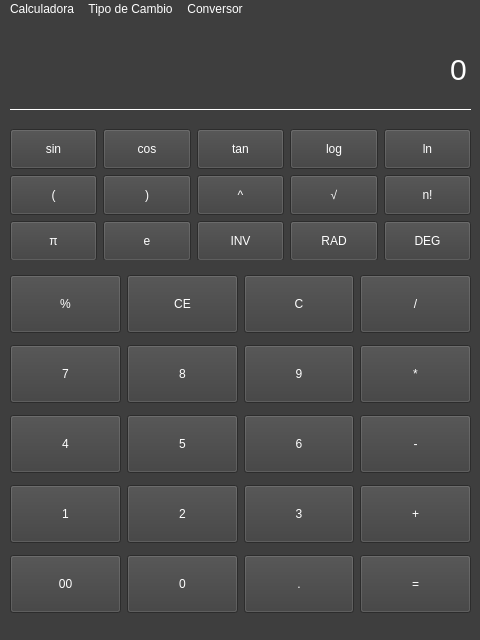
<?xml version="1.0" encoding="UTF-8"?>
<ui version="4.0">
 <class>MainWindow</class>
 <widget class="QMainWindow" name="MainWindow">
  <property name="geometry">
   <rect>
    <x>0</x>
    <y>0</y>
    <width>480</width>
    <height>640</height>
   </rect>
  </property>
  <property name="windowTitle">
   <string>MainWindow</string>
  </property>
  <property name="styleSheet">
   <string notr="true">QWidget{
background-color: #3e3e3e;
color: #fff;

}

QPushButton{
	height: 50px;
}</string>
  </property>
  <widget class="QWidget" name="centralwidget">
   <widget class="QLineEdit" name="screen">
    <property name="geometry">
     <rect>
      <x>10</x>
      <y>10</y>
      <width>461</width>
      <height>81</height>
     </rect>
    </property>
    <property name="styleSheet">
     <string notr="true">border: none;
border-bottom: 1px solid #fff;

font-size: 30px;
</string>
    </property>
    <property name="text">
     <string>0</string>
    </property>
    <property name="alignment">
     <set>Qt::AlignRight|Qt::AlignTrailing|Qt::AlignVCenter</set>
    </property>
   </widget>
   <widget class="QWidget" name="gridLayoutWidget">
    <property name="geometry">
     <rect>
      <x>10</x>
      <y>250</y>
      <width>461</width>
      <height>351</height>
     </rect>
    </property>
    <layout class="QGridLayout" name="grid_basic">
     <item row="0" column="1">
      <widget class="QPushButton" name="pushButton_2">
       <property name="text">
        <string>CE</string>
       </property>
      </widget>
     </item>
     <item row="3" column="2">
      <widget class="QPushButton" name="btn_3">
       <property name="text">
        <string>3</string>
       </property>
      </widget>
     </item>
     <item row="1" column="0">
      <widget class="QPushButton" name="btn_7">
       <property name="text">
        <string>7</string>
       </property>
      </widget>
     </item>
     <item row="0" column="0">
      <widget class="QPushButton" name="pushButton">
       <property name="text">
        <string>%</string>
       </property>
      </widget>
     </item>
     <item row="1" column="1">
      <widget class="QPushButton" name="btn_8">
       <property name="text">
        <string>8</string>
       </property>
      </widget>
     </item>
     <item row="1" column="2">
      <widget class="QPushButton" name="btn_9">
       <property name="text">
        <string>9</string>
       </property>
      </widget>
     </item>
     <item row="0" column="3">
      <widget class="QPushButton" name="pushButton_4">
       <property name="text">
        <string>/</string>
       </property>
      </widget>
     </item>
     <item row="3" column="0">
      <widget class="QPushButton" name="btn_1">
       <property name="text">
        <string>1</string>
       </property>
      </widget>
     </item>
     <item row="1" column="3">
      <widget class="QPushButton" name="pushButton_8">
       <property name="text">
        <string>*</string>
       </property>
      </widget>
     </item>
     <item row="3" column="3">
      <widget class="QPushButton" name="pushButton_16">
       <property name="text">
        <string>+</string>
       </property>
      </widget>
     </item>
     <item row="2" column="0">
      <widget class="QPushButton" name="btn_4">
       <property name="text">
        <string>4</string>
       </property>
      </widget>
     </item>
     <item row="2" column="2">
      <widget class="QPushButton" name="btn_6">
       <property name="text">
        <string>6</string>
       </property>
      </widget>
     </item>
     <item row="3" column="1">
      <widget class="QPushButton" name="btn_2">
       <property name="text">
        <string>2</string>
       </property>
      </widget>
     </item>
     <item row="2" column="3">
      <widget class="QPushButton" name="pushButton_12">
       <property name="text">
        <string>-</string>
       </property>
      </widget>
     </item>
     <item row="2" column="1">
      <widget class="QPushButton" name="btn_5">
       <property name="text">
        <string>5</string>
       </property>
      </widget>
     </item>
     <item row="0" column="2">
      <widget class="QPushButton" name="btn_C">
       <property name="text">
        <string>C</string>
       </property>
      </widget>
     </item>
     <item row="4" column="0">
      <widget class="QPushButton" name="btn_00">
       <property name="text">
        <string>00</string>
       </property>
      </widget>
     </item>
     <item row="4" column="1">
      <widget class="QPushButton" name="btn_0">
       <property name="text">
        <string>0</string>
       </property>
      </widget>
     </item>
     <item row="4" column="2">
      <widget class="QPushButton" name="btn_dot">
       <property name="text">
        <string>.</string>
       </property>
      </widget>
     </item>
     <item row="4" column="3">
      <widget class="QPushButton" name="pushButton_20">
       <property name="text">
        <string>=</string>
       </property>
      </widget>
     </item>
    </layout>
   </widget>
   <widget class="QWidget" name="gridLayoutWidget_2">
    <property name="geometry">
     <rect>
      <x>10</x>
      <y>110</y>
      <width>461</width>
      <height>131</height>
     </rect>
    </property>
    <layout class="QGridLayout" name="grid_advance">
     <item row="0" column="4">
      <widget class="QPushButton" name="pushButton_25">
       <property name="text">
        <string>ln</string>
       </property>
      </widget>
     </item>
     <item row="0" column="0">
      <widget class="QPushButton" name="pushButton_21">
       <property name="text">
        <string>sin</string>
       </property>
      </widget>
     </item>
     <item row="1" column="3">
      <widget class="QPushButton" name="pushButton_29">
       <property name="text">
        <string>√</string>
       </property>
      </widget>
     </item>
     <item row="1" column="4">
      <widget class="QPushButton" name="pushButton_30">
       <property name="text">
        <string>n!</string>
       </property>
      </widget>
     </item>
     <item row="0" column="1">
      <widget class="QPushButton" name="pushButton_22">
       <property name="text">
        <string>cos</string>
       </property>
      </widget>
     </item>
     <item row="1" column="2">
      <widget class="QPushButton" name="pushButton_28">
       <property name="text">
        <string>^</string>
       </property>
      </widget>
     </item>
     <item row="3" column="0">
      <widget class="QPushButton" name="pushButton_31">
       <property name="text">
        <string>π</string>
       </property>
      </widget>
     </item>
     <item row="1" column="1">
      <widget class="QPushButton" name="pushButton_27">
       <property name="text">
        <string>)</string>
       </property>
      </widget>
     </item>
     <item row="1" column="0">
      <widget class="QPushButton" name="pushButton_26">
       <property name="text">
        <string>(</string>
       </property>
      </widget>
     </item>
     <item row="3" column="2">
      <widget class="QPushButton" name="pushButton_33">
       <property name="text">
        <string>INV</string>
       </property>
      </widget>
     </item>
     <item row="0" column="2">
      <widget class="QPushButton" name="pushButton_23">
       <property name="text">
        <string>tan</string>
       </property>
      </widget>
     </item>
     <item row="3" column="1">
      <widget class="QPushButton" name="pushButton_32">
       <property name="text">
        <string>e</string>
       </property>
      </widget>
     </item>
     <item row="3" column="3">
      <widget class="QPushButton" name="pushButton_34">
       <property name="text">
        <string>RAD</string>
       </property>
      </widget>
     </item>
     <item row="3" column="4">
      <widget class="QPushButton" name="pushButton_35">
       <property name="text">
        <string>DEG</string>
       </property>
      </widget>
     </item>
     <item row="0" column="3">
      <widget class="QPushButton" name="pushButton_24">
       <property name="text">
        <string>log</string>
       </property>
      </widget>
     </item>
    </layout>
   </widget>
  </widget>
  <widget class="QMenuBar" name="menubar">
   <property name="geometry">
    <rect>
     <x>0</x>
     <y>0</y>
     <width>480</width>
     <height>22</height>
    </rect>
   </property>
   <property name="cursor">
    <cursorShape>PointingHandCursor</cursorShape>
   </property>
   <widget class="QMenu" name="menuTipo_Calculadora">
    <property name="title">
     <string>Calculadora</string>
    </property>
   </widget>
   <widget class="QMenu" name="menuTipo_de_Cambio">
    <property name="title">
     <string>Tipo de Cambio</string>
    </property>
   </widget>
   <widget class="QMenu" name="menuConversor">
    <property name="title">
     <string>Conversor</string>
    </property>
   </widget>
   <addaction name="menuTipo_Calculadora"/>
   <addaction name="menuTipo_de_Cambio"/>
   <addaction name="menuConversor"/>
  </widget>
  <widget class="QStatusBar" name="statusbar"/>
 </widget>
 <resources/>
 <connections/>
</ui>
